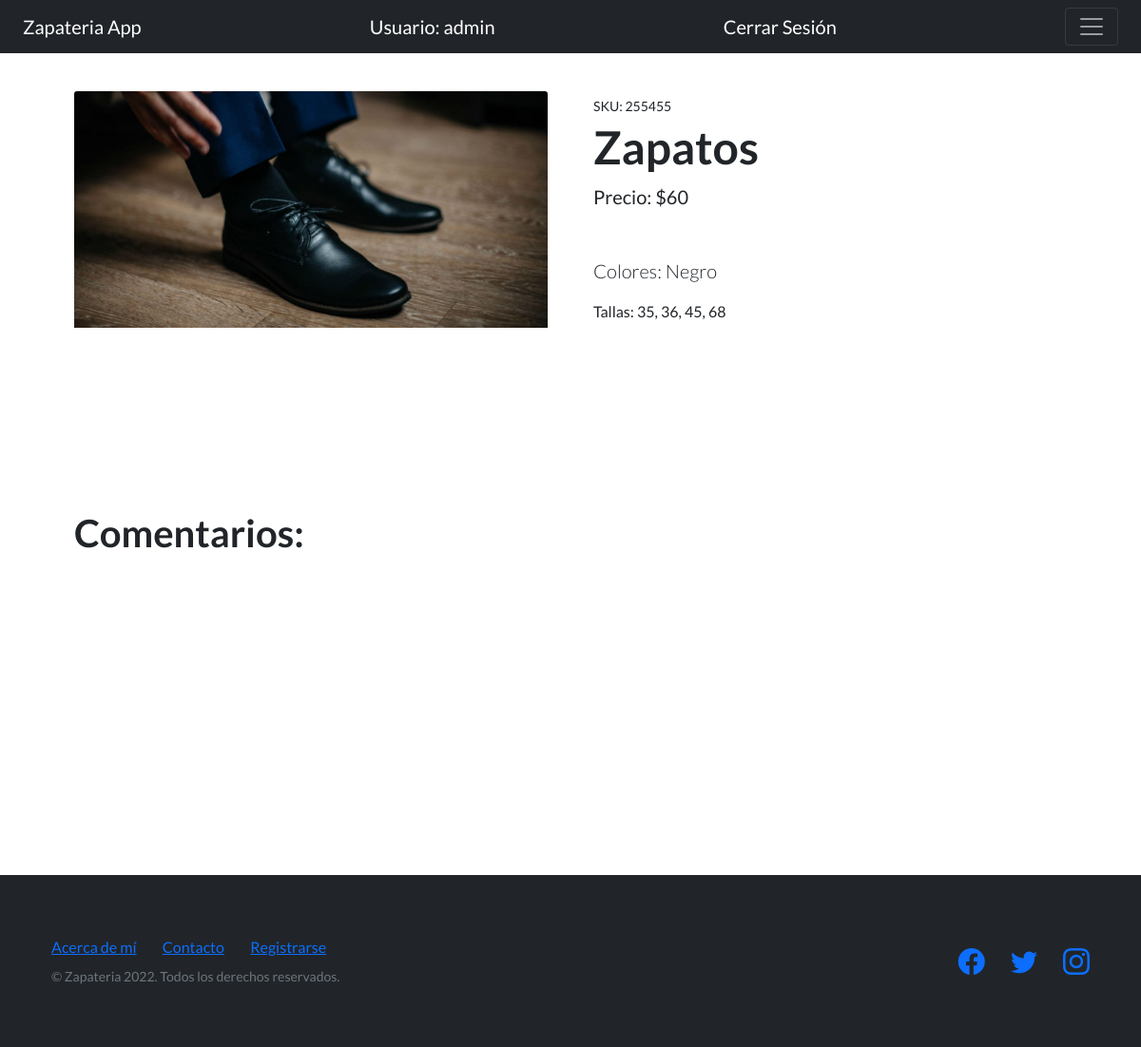
The app's page /vista-detalle-articulo/6 (signed in) with its own data.
### AppProyectoFinalPython/models.py (models this page shows, shortened)
class Articulo(models.Model):
    CodigoArticulo = models.CharField(max_length=8)
    Descripcion = models.CharField(max_length=30)
    Color = models.CharField(max_length=30)
    Talle = models.CharField(max_length=20)
    Precio = models.CharField(max_length=20)
    CodigoBarra = models.CharField(max_length=30)
    imagen = models.ImageField(upload_to='articulos', blank=True, null=True)

### AppCatalogoArticulos/views.py (the view)
# urls.py: path('vista-detalle-articulo/<int:id>', detalleArticulo, name="VistaDetalleArticulo"),
def detalleArticulo(request, id):
    articulo = Articulo.objects.get(id=id)
    return render(request, "detalle-articulo.html", {"Articulo": articulo, "id": articulo.id})

### AppCatalogoArticulos/Templates/detalle-articulo.html
{% extends 'navBar.html'%}
{% load static %}
{% block blockDinamico %}
 <section class="py-5">
    <div class="container px-4 px-lg-5 my-5">
        <div class="row gx-4 gx-lg-5 align-items-center">
            <div class="col-md-6"><img class="card-img-top mb-5 mb-md-0" src="{{Articulo.imagen.url}}" alt="..." /></div>
            <div class="col-md-6">
                <div class="small mb-1">SKU: {{Articulo.CodigoArticulo}}</div>
                <h1 class="display-5 fw-bolder">{{Articulo.Descripcion}}</h1>
                <div class="fs-5 mb-5">
                    <span>Precio: ${{Articulo.Precio}}</span>
                </div>
                <p class="lead">Colores: {{Articulo.Color}}</p>
                <div class="d-flex">
                    <span>Tallas: {{Articulo.Talle}}</span>
                </div>
            </div>
        </div>
    </div>
</section>
<section class="py-5">
    <div class="container px-4 px-lg-5 my-5">
        <h1>Comentarios:</h1>
    </div>
</section>
<br>
<br>
<br>
<br>
<br>
<br>
<br>
<br>
<br>
<br>
{% endblock blockDinamico %}

### AppProyectoFinalPython/templates/navBar.html (shortened to what this page needs)
<!DOCTYPE html>
<html lang="en">
    <head>
        {% load static %}
        <link href="https://cdn.jsdelivr.net/npm/bootstrap-icons@1.5.0/font/bootstrap-icons.css" rel="stylesheet" type="text/css" />
        <link href="https://cdn.jsdelivr.net/npm/bootstrap@5.2.0/dist/css/bootstrap.min.css" rel="stylesheet"
>
        <link href="{% static 'css/styles.css' %}" rel="stylesheet" />
    </head>
    <body>
        <nav class="navbar navbar-dark bg-dark fixed-top">
            <div class="container-fluid">
              <a class="navbar-brand" href="{% url 'Inicio' %}">Zapateria App</a>
              {% if user.is_authenticated %}
              <a class="navbar-brand" href="{% url 'Inicio' %}">Usuario: {{user.username}}</a>
              <a class="navbar-brand" href="{% url 'Logout' %}">Cerrar Sesión</a>
              {% else %}
                <a class="navbar-brand" href="{% url 'Login' %}">Iniciar Sesión</a>
              {% endif %}
              <button class="navbar-toggler" type="button" data-bs-toggle="offcanvas" data-bs-target="#offcanvasDarkNavbar" aria-controls="offcanvasDarkNavbar">
                <span class="navbar-toggler-icon"></span>
              </button>
            </div>
          </nav>
          {% block blockDinamico %}
          {% endblock blockDinamico %}
          <footer class="footer bg-dark">
            <div class="container">
                <div class="row">
                    <div class="col-lg-6 h-100 text-center text-lg-start my-auto">
                        <ul class="list-inline mb-2">
                            <li class="list-inline-item"><a href="{% url 'AcercaDeMi' %}">Acerca de mí</a></li>
                            <li class="list-inline-item">⋅</li>
                            <li class="list-inline-item"><a href="{% url 'Contacto' %}">Contacto</a></li>
                            <li class="list-inline-item">⋅</li>
                            <li class="list-inline-item"><a href="#!">Registrarse</a></li>
                            <li class="list-inline-item">⋅</li>
                        </ul>
                        <p class="text-muted small mb-4 mb-lg-0">&copy; Zapateria 2022. Todos los derechos reservados.</p>
                    </div>
                    <div class="col-lg-6 h-100 text-center text-lg-end my-auto">
                        <ul class="list-inline mb-0">
                            <li class="list-inline-item me-4">
                                <a href="#!"><i class="bi-facebook fs-3"></i></a>
                            </li>
                            <li class="list-inline-item me-4">
                                <a href="#!"><i class="bi-twitter fs-3"></i></a>
                            </li>
                            <li class="list-inline-item">
                                <a href="#!"><i class="bi-instagram fs-3"></i></a>
                            </li>
                        </ul>
                    </div>
                </div>
            </div>
        </footer>
    </body>
</html>

### records on screen
Articulo: imagen (picture), CodigoArticulo "255455", Descripcion "Zapatos", Precio "60", Color "Negro", Talle "35, 36, 45, 68"

### other values on screen
{{ user.username }} "admin"
